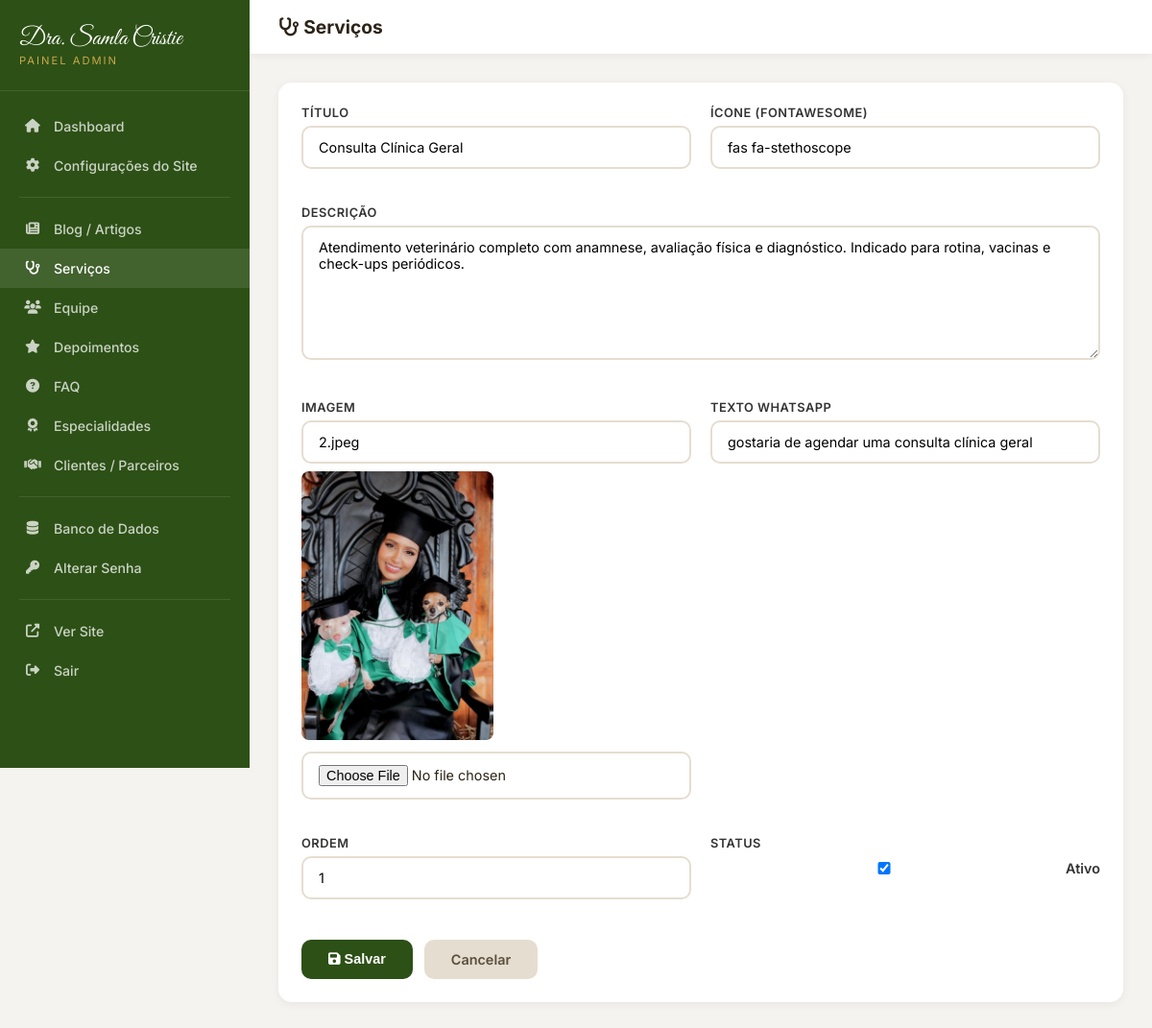
/admin/services.php?edit=1 (signed in), run on the app's committed database.
### tables this page shows
CREATE TABLE IF NOT EXISTS `services` (
    `id` INT AUTO_INCREMENT PRIMARY KEY,
    `title` VARCHAR(200) NOT NULL,
    `description` TEXT,
    `icon` VARCHAR(50) DEFAULT 'fas fa-paw',
    `image` VARCHAR(255),
    `whatsapp_text` VARCHAR(500),
    `sort_order` INT DEFAULT 0,
    `active` TINYINT(1) DEFAULT 1,
    `created_at` TIMESTAMP DEFAULT CURRENT_TIMESTAMP,
    `updated_at` TIMESTAMP DEFAULT CURRENT_TIMESTAMP ON UPDATE CURRENT_TIMESTAMP
);

### config.php (called while the page is built, shortened)
<?php
function e($str) {
    return htmlspecialchars($str ?? '', ENT_QUOTES, 'UTF-8');
}

### admin/services.php (the view, shortened to what this page needs)
<?php
$db = getDB();
$editItem = null;
$table = 'services';
$title = 'Serviços';
if (isset($_GET['edit'])) { $editItem = $db->prepare("SELECT * FROM {$table} WHERE id=?")->execute([$_GET['edit']]); $editItem = $db->prepare("SELECT * FROM {$table} WHERE id=?"); $editItem->execute([$_GET['edit']]); $editItem = $editItem->fetch(); }
$items = $db->query("SELECT * FROM {$table} ORDER BY sort_order")->fetchAll();
?>
<!DOCTYPE html>
<html lang="pt-BR">
<head>
    <link rel="stylesheet" href="https://cdnjs.cloudflare.com/ajax/libs/font-awesome/6.5.1/css/all.min.css">
    <link rel="stylesheet" href="admin.css">
</head>
<body>
<div class="admin-wrapper">
    <?php include 'sidebar.php'; ?>
    <div class="main-content">
        <div class="topbar"><div style="display:flex;align-items:center;gap:12px;"><h2><i class="fas fa-stethoscope"></i> <?= $title ?></h2></div></div>
        <div class="content">
            <?php if ($editItem !== null): ?>
            <div class="admin-card">
                <form method="POST" enctype="multipart/form-data">
                    <div class="form-grid">
                        <div class="form-group"><label>Título</label><input type="text" name="title" value="<?= e($editItem['title']) ?>" required></div>
                        <div class="form-group"><label>Ícone (FontAwesome)</label><input type="text" name="icon" value="<?= e($editItem['icon']) ?>"></div>
                        <div class="form-group form-full"><label>Descrição</label><textarea name="description" rows="4"><?= e($editItem['description']) ?></textarea></div>
                        <div class="form-group"><label>Imagem</label>
                            <input type="text" name="image" value="<?= e($editItem['image']) ?>">
                            <?php if ($editItem['image']): ?><img src="../<?= e($editItem['image']) ?>" class="img-preview"><?php endif; ?>
                            <input type="file" name="image_file" accept="image/*" style="margin-top:8px;">
                        </div>
                        <div class="form-group"><label>Texto WhatsApp</label><input type="text" name="whatsapp_text" value="<?= e($editItem['whatsapp_text']) ?>"></div>
                        <div class="form-group"><label>Ordem</label><input type="number" name="sort_order" value="<?= e($editItem['sort_order']) ?>"></div>
                        <div class="form-group"><label style="margin-bottom:10px;">Status</label><label style="display:flex;align-items:center;gap:8px;font-size:0.9rem;text-transform:none;letter-spacing:0;"><input type="checkbox" name="active" <?= $editItem['active']?'checked':'' ?>> Ativo</label></div>
                    </div>
                    <div class="form-actions"><button type="submit" class="btn-save"><i class="fas fa-save"></i> Salvar</button><a href="services.php" class="btn-cancel">Cancelar</a></div>
                </form>
            </div>
            <?php endif; ?>
        </div>
    </div>
</div>
</body></html>

### admin/admin.css (style rules this page uses)
* { margin:0; padding:0; box-sizing:border-box; }
body { font-family:'Inter',sans-serif; background:#f5f3ef; color:#2c2416; }
a { text-decoration:none; color:inherit; }
.admin-wrapper { display:flex; min-height:100vh; }
.main-content { flex:1; margin-left:260px; }
.topbar { background:#fff; padding:16px 30px; display:flex; justify-content:space-between; align-items:center; box-shadow:0 2px 8px rgba(0,0,0,0.06); position:sticky; top:0; z-index:50; }
.topbar h2 { font-size:1.2rem; font-weight:700; }
.content { padding:30px; }
.admin-card { background:#fff; border-radius:14px; padding:24px; box-shadow:0 2px 10px rgba(0,0,0,0.06); margin-bottom:24px; }
.btn-save { background:#2d5016; color:#fff; padding:12px 28px; border-radius:10px; font-size:0.9rem; font-weight:600; border:none; cursor:pointer; }
.btn-cancel { background:#e5ddd0; color:#5a4e3e; padding:12px 28px; border-radius:10px; font-size:0.9rem; font-weight:600; border:none; cursor:pointer; }
.form-grid { display:grid; grid-template-columns:1fr 1fr; gap:20px; }
.form-full { grid-column:1/-1; }
.form-group { margin-bottom:18px; }
.form-group label { display:block; font-size:0.8rem; font-weight:600; color:#333; margin-bottom:6px; text-transform:uppercase; letter-spacing:0.5px; }
.form-group input, .form-group select, .form-group textarea { width:100%; padding:12px 16px; border:2px solid #e5ddd0; border-radius:10px; font-size:0.9rem; outline:none; transition:border-color 0.3s; font-family:'Inter',sans-serif; background:#fff; }
.form-group textarea { min-height:140px; resize:vertical; }
.form-group .img-preview { max-width:200px; border-radius:8px; margin-top:8px; }
.form-actions { display:flex; gap:12px; margin-top:24px; }

### data on the page
services: title "Consulta Clínica Geral", icon "fas fa-stethoscope", description "Atendimento veterinário completo com anamnese, avaliação física e diagnóstico. Indicado para rotina, vacinas e check-ups periódicos.", image "2.jpeg", image (picture), whatsapp_text "gostaria de agendar uma consulta clínica geral", sort_order "1", active "☑"

### other printed values
$title "Serviços"
